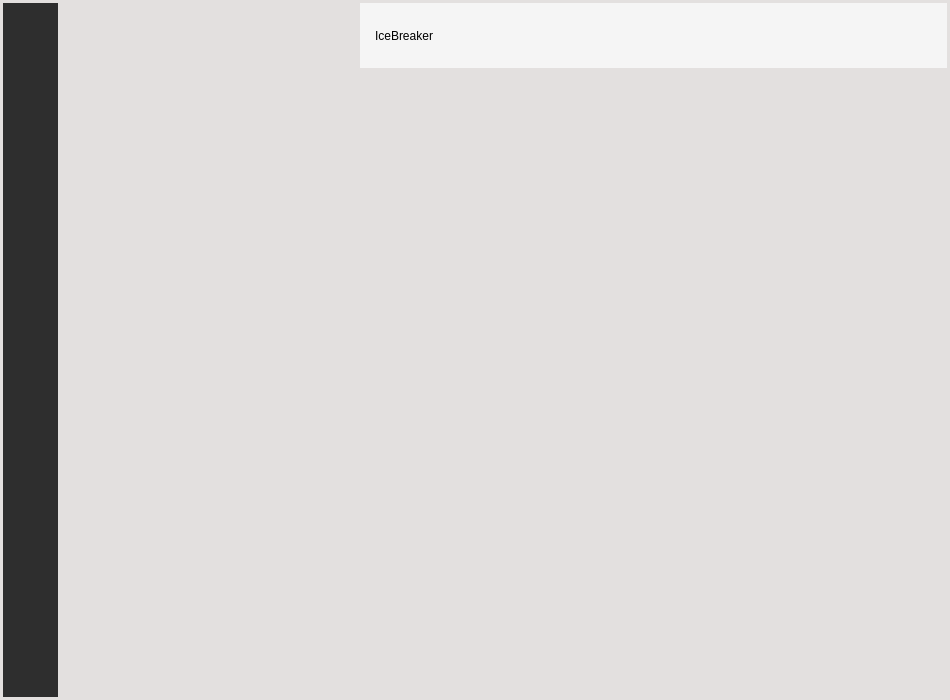
<?xml version="1.0" encoding="UTF-8"?>
<ui version="4.0">
 <class>Cell_Main</class>
 <widget class="QWidget" name="Cell_Main">
  <property name="geometry">
   <rect>
    <x>0</x>
    <y>0</y>
    <width>950</width>
    <height>700</height>
   </rect>
  </property>
  <property name="minimumSize">
   <size>
    <width>950</width>
    <height>700</height>
   </size>
  </property>
  <property name="windowTitle">
   <string>Cell_Main</string>
  </property>
  <property name="styleSheet">
   <string notr="true">QWidget#Cell_Main{background-color: rgb(227,224,223);
}
QPushButton#maximize{
border:none;
}
QPushButton#maximize:hover{
background-color: rgb(227,224,223);
}
</string>
  </property>
  <layout class="QGridLayout" name="gridLayout_2">
   <property name="leftMargin">
    <number>0</number>
   </property>
   <property name="topMargin">
    <number>0</number>
   </property>
   <property name="rightMargin">
    <number>0</number>
   </property>
   <property name="bottomMargin">
    <number>0</number>
   </property>
   <property name="spacing">
    <number>0</number>
   </property>
   <item row="0" column="0">
    <widget class="QWidget" name="main_widget" native="true">
     <layout class="QGridLayout" name="gridLayout_5">
      <property name="leftMargin">
       <number>3</number>
      </property>
      <property name="topMargin">
       <number>3</number>
      </property>
      <property name="rightMargin">
       <number>3</number>
      </property>
      <property name="bottomMargin">
       <number>3</number>
      </property>
      <property name="spacing">
       <number>1</number>
      </property>
      <item row="0" column="2">
       <widget class="QWidget" name="name_tag" native="true">
        <property name="minimumSize">
         <size>
          <width>0</width>
          <height>65</height>
         </size>
        </property>
        <property name="maximumSize">
         <size>
          <width>16777215</width>
          <height>65</height>
         </size>
        </property>
        <property name="styleSheet">
         <string notr="true">background-color: rgb(245,245,245);
</string>
        </property>
        <layout class="QGridLayout" name="gridLayout_6">
         <property name="leftMargin">
          <number>15</number>
         </property>
         <property name="topMargin">
          <number>0</number>
         </property>
         <property name="rightMargin">
          <number>0</number>
         </property>
         <property name="bottomMargin">
          <number>0</number>
         </property>
         <property name="spacing">
          <number>0</number>
         </property>
         <item row="0" column="2">
          <widget class="QPushButton" name="options">
           <property name="minimumSize">
            <size>
             <width>30</width>
             <height>30</height>
            </size>
           </property>
           <property name="maximumSize">
            <size>
             <width>30</width>
             <height>30</height>
            </size>
           </property>
           <property name="styleSheet">
            <string notr="true">QPushButton#options{
border:none;
}
QPushButton#options:hover{
background-color: rgb(208, 208, 208);
border:none;
}
QPushiButton#options:press{
background-color: rgb(157, 157, 157);
border:none;
}</string>
           </property>
           <property name="text">
            <string/>
           </property>
          </widget>
         </item>
         <item row="0" column="4">
          <widget class="QPushButton" name="maximize">
           <property name="minimumSize">
            <size>
             <width>30</width>
             <height>30</height>
            </size>
           </property>
           <property name="maximumSize">
            <size>
             <width>30</width>
             <height>30</height>
            </size>
           </property>
           <property name="styleSheet">
            <string notr="true">QPushButton#maximize{
border:none;
}
QPushButton#maximize:hover{
background-color: rgb(208, 208, 208);
border:none;
}
QPushiButton#maximizee:pressed{
background-color: rgb(157, 157, 157);
border:none;
}</string>
           </property>
           <property name="text">
            <string/>
           </property>
          </widget>
         </item>
         <item row="0" column="5">
          <widget class="QPushButton" name="shutdown">
           <property name="minimumSize">
            <size>
             <width>30</width>
             <height>30</height>
            </size>
           </property>
           <property name="maximumSize">
            <size>
             <width>30</width>
             <height>30</height>
            </size>
           </property>
           <property name="styleSheet">
            <string notr="true">QPushButton#shutdown{border:none;}
QPushButton#shutdown:hover{
background-color:rgb(255, 0, 46);
border:none;
}
</string>
           </property>
           <property name="text">
            <string/>
           </property>
          </widget>
         </item>
         <item row="1" column="4">
          <spacer name="verticalSpacer">
           <property name="orientation">
            <enum>Qt::Vertical</enum>
           </property>
           <property name="sizeHint" stdset="0">
            <size>
             <width>20</width>
             <height>40</height>
            </size>
           </property>
          </spacer>
         </item>
         <item row="0" column="3">
          <widget class="QPushButton" name="minimize">
           <property name="minimumSize">
            <size>
             <width>30</width>
             <height>30</height>
            </size>
           </property>
           <property name="maximumSize">
            <size>
             <width>30</width>
             <height>30</height>
            </size>
           </property>
           <property name="styleSheet">
            <string notr="true">QPushButton#minimize{
border:none;
}
QPushButton#minimize:hover{
background-color: rgb(208, 208, 208);
border:none;
}
QPushiButton#minimize:pressed{
background-color: rgb(157, 157, 157);
border:none;
}</string>
           </property>
           <property name="text">
            <string/>
           </property>
          </widget>
         </item>
         <item row="0" column="1">
          <spacer name="horizontalSpacer_4">
           <property name="orientation">
            <enum>Qt::Horizontal</enum>
           </property>
           <property name="sizeHint" stdset="0">
            <size>
             <width>437</width>
             <height>20</height>
            </size>
           </property>
          </spacer>
         </item>
         <item row="0" column="0" rowspan="2">
          <widget class="QLabel" name="name">
           <property name="minimumSize">
            <size>
             <width>400</width>
             <height>0</height>
            </size>
           </property>
           <property name="styleSheet">
            <string notr="true">font: 24pt &quot;Eras Bold ITC&quot;;</string>
           </property>
           <property name="text">
            <string>IceBreaker</string>
           </property>
          </widget>
         </item>
        </layout>
       </widget>
      </item>
      <item row="1" column="2">
       <widget class="QWidget" name="chat" native="true"/>
      </item>
      <item row="0" column="1" rowspan="2">
       <widget class="QWidget" name="friend_2" native="true">
        <property name="minimumSize">
         <size>
          <width>300</width>
          <height>0</height>
         </size>
        </property>
        <property name="maximumSize">
         <size>
          <width>300</width>
          <height>16777215</height>
         </size>
        </property>
       </widget>
      </item>
      <item row="0" column="0" rowspan="2">
       <widget class="QWidget" name="side_bar" native="true">
        <property name="minimumSize">
         <size>
          <width>55</width>
          <height>0</height>
         </size>
        </property>
        <property name="maximumSize">
         <size>
          <width>55</width>
          <height>16777215</height>
         </size>
        </property>
        <property name="styleSheet">
         <string notr="true">background-color: rgb(46,46,46);</string>
        </property>
        <widget class="QWidget" name="verticalLayoutWidget">
         <property name="geometry">
          <rect>
           <x>0</x>
           <y>0</y>
           <width>61</width>
           <height>701</height>
          </rect>
         </property>
         <layout class="QVBoxLayout" name="verticalLayout">
          <item>
           <spacer name="verticalSpacer_4">
            <property name="orientation">
             <enum>Qt::Vertical</enum>
            </property>
            <property name="sizeHint" stdset="0">
             <size>
              <width>20</width>
              <height>40</height>
             </size>
            </property>
           </spacer>
          </item>
          <item>
           <widget class="QPushButton" name="add">
            <property name="minimumSize">
             <size>
              <width>55</width>
              <height>55</height>
             </size>
            </property>
            <property name="maximumSize">
             <size>
              <width>55</width>
              <height>55</height>
             </size>
            </property>
            <property name="styleSheet">
             <string notr="true">QPushButton#add{border:none;}
QPushButton#add:hover{
border:none;
background-color: rgb(79, 79, 79);
}</string>
            </property>
            <property name="text">
             <string/>
            </property>
           </widget>
          </item>
          <item>
           <spacer name="verticalSpacer_2">
            <property name="orientation">
             <enum>Qt::Vertical</enum>
            </property>
            <property name="sizeHint" stdset="0">
             <size>
              <width>20</width>
              <height>40</height>
             </size>
            </property>
           </spacer>
          </item>
          <item>
           <widget class="QPushButton" name="change_color">
            <property name="minimumSize">
             <size>
              <width>55</width>
              <height>55</height>
             </size>
            </property>
            <property name="maximumSize">
             <size>
              <width>55</width>
              <height>55</height>
             </size>
            </property>
            <property name="styleSheet">
             <string notr="true">QPushButton#change_color{border:none;}
QPushButton#change_color:hover{
border:none;
background-color: rgb(79, 79, 79);
}</string>
            </property>
            <property name="text">
             <string/>
            </property>
           </widget>
          </item>
          <item>
           <spacer name="verticalSpacer_3">
            <property name="orientation">
             <enum>Qt::Vertical</enum>
            </property>
            <property name="sizeHint" stdset="0">
             <size>
              <width>20</width>
              <height>40</height>
             </size>
            </property>
           </spacer>
          </item>
         </layout>
        </widget>
       </widget>
      </item>
     </layout>
    </widget>
   </item>
  </layout>
 </widget>
 <layoutdefault spacing="6" margin="11"/>
 <resources/>
 <connections/>
</ui>
